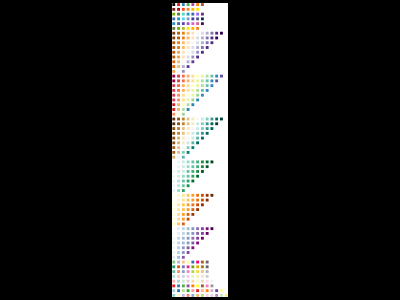

Here is the Python script that generated this plot:
#!/usr/bin/env python
# Demonstrate vtkColorSeries by rendering swatches of all built-in color palettes.

import vtkmodules.vtkInteractionStyle  # noqa: F401
import vtkmodules.vtkRenderingOpenGL2  # noqa: F401

from vtkmodules.vtkCommonColor import vtkColorSeries
from vtkmodules.vtkCommonCore import vtkUnsignedCharArray
from vtkmodules.vtkCommonDataModel import vtkImageData
from vtkmodules.vtkCommonExecutionModel import vtkTrivialProducer
from vtkmodules.vtkRenderingCore import (
    vtkImageActor,
    vtkRenderWindow,
    vtkRenderWindowInteractor,
    vtkRenderer,
)

palettes = vtkColorSeries()

# Find total number of color schemes and maximum palette size.
num_schemes = palettes.GetNumberOfColorSchemes()
max_palette_size = 0
for p in range(num_schemes):
    palettes.SetColorScheme(p)
    num_colors = palettes.GetNumberOfColors()
    if num_colors > max_palette_size:
        max_palette_size = num_colors

# Create image data for swatch display.
image_data = vtkImageData()
pixel_array = vtkUnsignedCharArray()
pixel_array.SetNumberOfComponents(3)
pixel_array.SetNumberOfTuples(num_schemes * 5 * max_palette_size * 5)
pixel_array.FillComponent(0, 255)
pixel_array.FillComponent(1, 255)
pixel_array.FillComponent(2, 255)
image_data.SetExtent(0, max_palette_size * 5 - 1, 0, num_schemes * 5 - 1, 0, 0)
image_data.GetPointData().SetScalars(pixel_array)

# Fill swatches for each palette.
for p in range(num_schemes):
    palettes.SetColorScheme(p)
    num_colors = palettes.GetNumberOfColors()
    yoff = (num_schemes - p - 1) * 5
    for c in range(num_colors):
        color = palettes.GetColorRepeating(c)
        for i in range(1, 4):
            for j in range(1, 4):
                coord = (((yoff + i) * max_palette_size + c) * 5 + j) * 3
                pixel_array.SetValue(coord, color.GetRed())
                pixel_array.SetValue(coord + 1, color.GetGreen())
                pixel_array.SetValue(coord + 2, color.GetBlue())

# Display using standard image rendering pipeline.
producer = vtkTrivialProducer()
producer.SetOutput(image_data)

image_actor = vtkImageActor()
image_actor.GetMapper().SetInputConnection(producer.GetOutputPort())

renderer = vtkRenderer()
renderer.AddActor(image_actor)
renderer.GetActiveCamera().ParallelProjectionOn()
renderer.ResetCamera()

render_window = vtkRenderWindow()
render_window.SetSize(400, 300)
render_window.AddRenderer(renderer)
render_window.SetWindowName("color series")

interactor = vtkRenderWindowInteractor()
interactor.SetRenderWindow(render_window)

interactor.Initialize()
interactor.Start()
